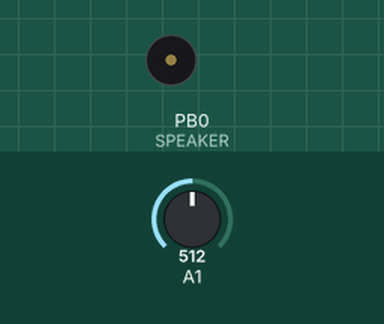
A sketch run on a simulated ATtiny85, built with avr-gcc and run on an emulated ATtiny85. On the bench: buzzer (waves = sounding). The test bench sets the inputs (shaded band); at power-on: A1 = 512.

Above: at 0.4 s.
At 1.7 s:
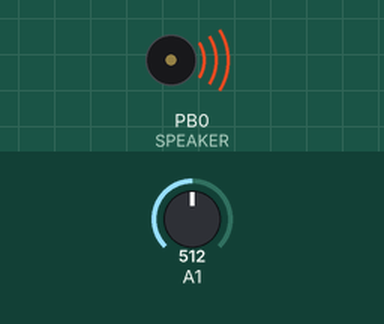
Timing chart, 0 to 7.1 s (numbered marks = the images above):
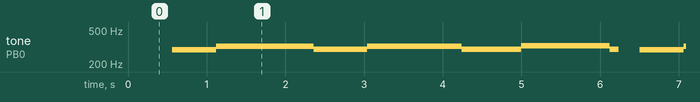

The sketch:

SoundSound.ino
```cpp
/* Adafruit Trinket/Gemma Example: Simple Theramin

Read the voltage from a Cadmium Sulfide (CdS) photocell voltage divider
and output a corresponding tone to a piezo buzzer

Trinket Wiring: Photocell voltage divider center wire to GPIO #2
(analog 1) and output tone to GPIO #0 (digital 0)

Gemma Wiring: Voltage divider center wire to Gemma D2/A1, output
tone to Gemma D1.

Note: The Arduino tone library does not work for the ATTiny85 on the
Trinket and Gemma.  The beep function below is similar.  The beep code
is adapted from Dr. Leah Buechley at
http://web.media.mit.edu/~leah/LilyPad/07_sound_code.html

September 18, 2013
*/
#include "Statistic.h"

#define SPEAKER   0    // Speaker on GPIO #0
#define MIC_PIN 1    // CdS photocell on GPIO #2 (A1)
#define SCALE     2.0  // You can change this to change the tone scale
#define CYCLE_TIME 250

Statistic limits, light;
unsigned int startCycle;

const int sampleWindow = 10; // Sample window width in mS (50 mS = 20Hz)

void setup() {
  pinMode(SPEAKER,OUTPUT);  // Set Trinket/Gemma Digital 0 to output
                            // to drive the piezo buzzer (important)

  limits.clear();
  limits.set_decay(1E-4);
  light.clear();

  for( int i=0; i<25; i++ ){
    double reading = detectSound();

    limits.add(reading);
    light.add(reading);
  }

  startCycle = millis();
}

void loop() {

  double reading = detectSound();

  limits.add(reading);
  light.add(reading);

  if( millis() - startCycle >= CYCLE_TIME) {
    if (limits.decay_fraction(light.average()) > 0.95) {
      for(int i=220; i < 500; i++){
        beep(SPEAKER, i, 10);
      }
      for(int i=500; i > 300; i--){
        beep(SPEAKER, i, 10);
      }
    } else if(limits.decay_fraction(light.average()) < 0.05) {
      for(int j=0; j < 3; j++){
        for(int i=600; i < 700; i++){
          beep(SPEAKER, i, 10);
        }
        for(int i=700; i > 600; i--){
          beep(SPEAKER, i, 10);
        }
      }
    }

    light.clear();
    startCycle = millis();
  }
}

double detectSound(){
  unsigned long startMillis = millis();  // Start of sample window
  unsigned int peakToPeak = 0;   // peak-to-peak level

  unsigned int signalMax = 0;
  unsigned int signalMin = 1024;

  // collect data for 50 mS
  while (millis() - startMillis < sampleWindow)
  {
    unsigned int sample = analogRead(MIC_PIN);
    if (sample < 1024)  // toss out spurious readings
    {
       if (sample > signalMax)
       {
          signalMax = sample;  // save just the max levels
       }
       else if (sample < signalMin)
       {
          signalMin = sample;  // save just the min levels
       }
    }
    delayMicroseconds(1);
  }
  peakToPeak = signalMax - signalMin;  // max - min = peak-peak amplitude
  double volts = (peakToPeak * 3.3) / 1024;  // convert to volts
  return volts;
}

// the sound producing function
void beep (unsigned char speakerPin, int frequencyInHertz, long timeInMilliseconds)
{   // http://web.media.mit.edu/~leah/LilyPad/07_sound_code.html
          int x;
          long delayAmount = (long)(1000000/frequencyInHertz);
          long loopTime = (long)((timeInMilliseconds*1000)/(delayAmount*2));
          for (x=0;x<loopTime;x++)
          {
              digitalWrite(speakerPin,HIGH);
              delayMicroseconds(delayAmount);
              digitalWrite(speakerPin,LOW);
              delayMicroseconds(delayAmount);
          }
}
```

Measured:
- by itself, tone on PB0 (SPEAKER): plays 294 Hz for 0.56 s, 322 Hz for 1.2 s, 296 Hz for 0.68 s, 323 Hz for 1.2 s, 297 Hz for 0.76 s, 326 Hz for 1.1 s … (158 notes in this stretch)
